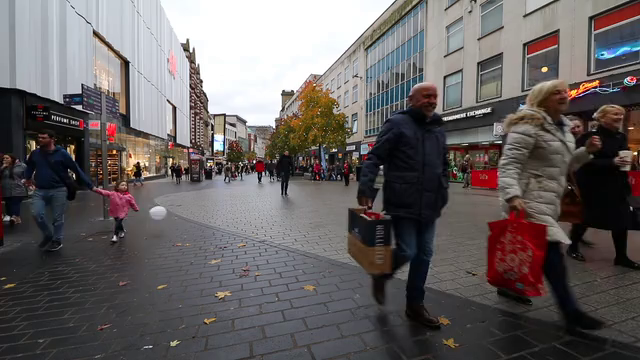
#> input picture frame 76 of video.mp4, 640 x 360 px
$ python model.py
#> lines starting #> are read from the running program, lines starting #| are printed output that depends on the picture; after the words box and inside, x2 and y2 are one past the last pixel; in counts of white or black regions, pixels touching at a corner belong together
#importing libraries
import cv2
import numpy as np

#initializing haarcascade fullbody classifier
classifier = cv2.CascadeClassifier('haarcascade_fullbody.xml')

#initializing video file
video = cv2.VideoCapture('video.mp4')

#looping while video is open
while video.isOpened():
    ret, frame = video.read()
#> frame is the input picture: shape (360, 640, 3); mean B, G, R 97.1, 97.2, 102.4
    gray = cv2.cvtColor(frame, cv2.COLOR_BGR2GRAY)
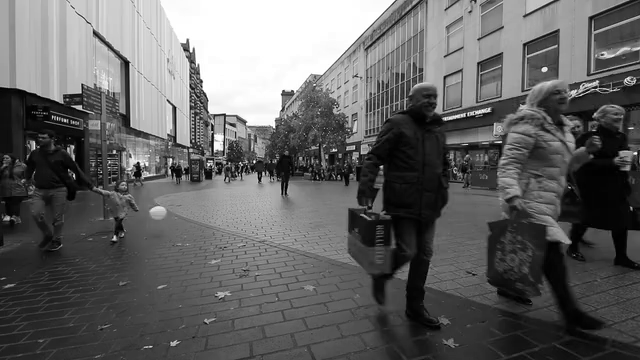
#> gray: shape (360, 640); min 0, max 255, mean 98.7
    fullbody = classifier.detectMultiScale(gray, 1.2, 3)
#> fullbody = [[267, 139, 35, 70]]

    #inner loop for making boxes around people
    for (x,y,w,h) in fullbody:
        cv2.rectangle(frame, (x, y), (x+w, y+h), (255, 255, 255), 3)
        cv2.imshow('Haar Cascade Full Body Classifier', frame)
#> this loop made 1 pass
#> pass 1, `cv2.imshow('Haar Cascade Full Body Classifier', frame)`:
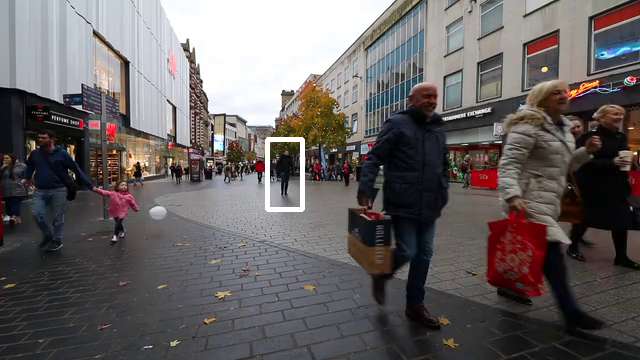
#> window 'Haar Cascade Full Body Classif': shape (360, 640, 3); mean B, G, R 97.9, 97.9, 103.1

    #break condition for terminating the video
    if cv2.waitKey(1) == 13:
#> (key Esc is pressed here)
        break

video.release()
cv2.destroyAllWindows()

$ run again, starting later in the video
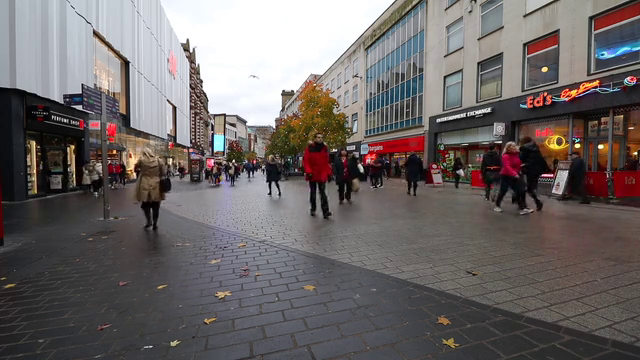
#> input picture frame 343 of video.mp4, 640 x 360 px
#> frame is the input picture: shape (360, 640, 3); mean B, G, R 102.7, 103.2, 109.4
#> `gray = cv2.cvtColor(frame, cv2.COLOR_BGR2GRAY)`:
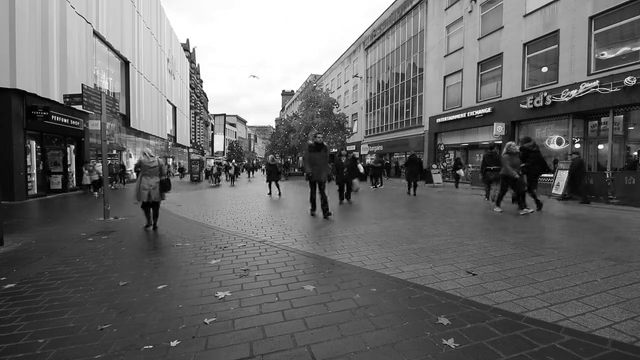
#> gray: shape (360, 640); min 0, max 255, mean 105
#> fullbody = [[392, 132, 41, 81], [254, 136, 38, 76], [124, 152, 50, 101], [324, 137, 40, 79]]
#> the loop `for (x,y,w,h) in fullbody:` made 4 passes
#> after the loop `for (x,y,w,h) in fullbody:`:
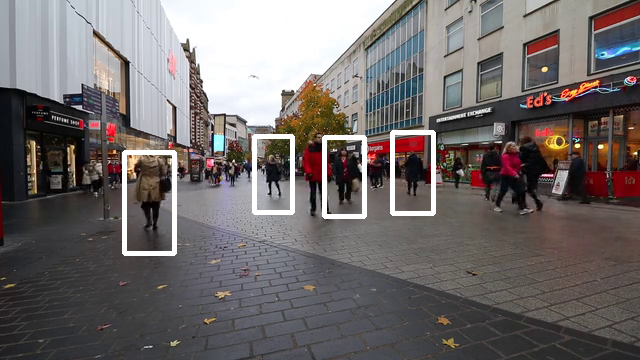
#> frame: shape (360, 640, 3); 2.18% of pixels changed, all inside (x1, y1, x2, y2) = (122, 130, 436, 256)

$ run again, starting later in the video
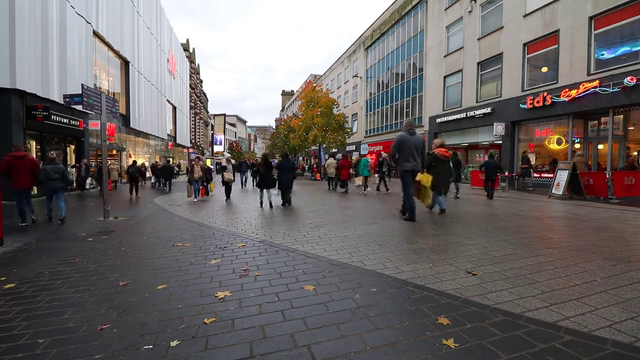
#> input picture frame 611 of video.mp4, 640 x 360 px
#> frame is the input picture: shape (360, 640, 3); mean B, G, R 101.2, 101.8, 107.5
#> `gray = cv2.cvtColor(frame, cv2.COLOR_BGR2GRAY)`:
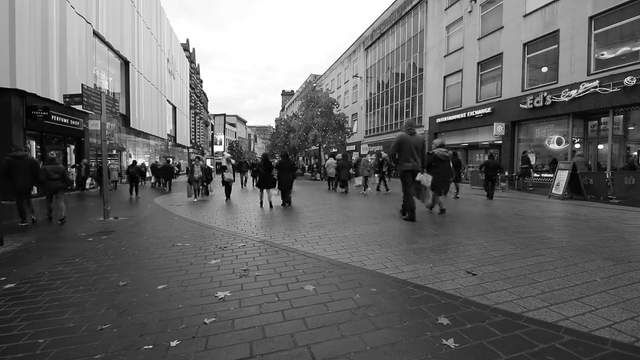
#> gray: shape (360, 640); min 0, max 255, mean 103.4
#> fullbody = [[235, 163, 16, 33], [118, 150, 30, 60], [212, 152, 30, 61]]
#> the loop `for (x,y,w,h) in fullbody:` made 3 passes
#> after the loop `for (x,y,w,h) in fullbody:`:
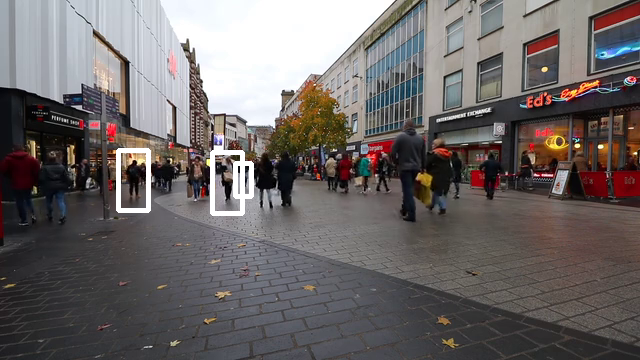
#> frame: shape (360, 640, 3); 0.96% of pixels changed, all inside (x1, y1, x2, y2) = (116, 148, 254, 216)
